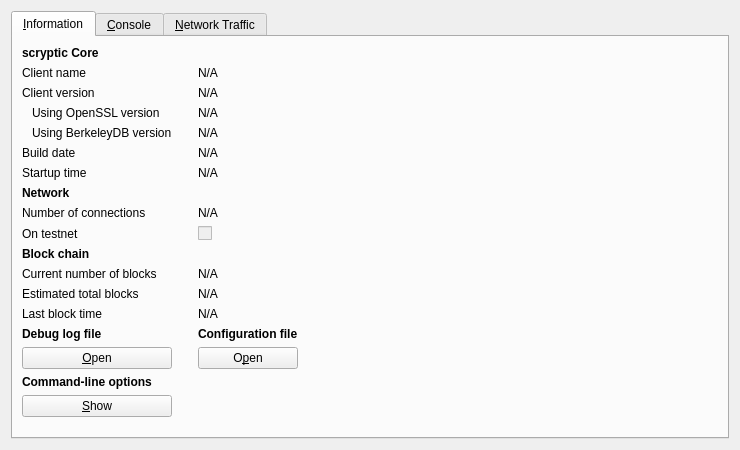
<?xml version="1.0" encoding="UTF-8"?>
<ui version="4.0">
 <class>RPCConsole</class>
 <widget class="QWidget" name="RPCConsole">
  <property name="geometry">
   <rect>
    <x>0</x>
    <y>0</y>
    <width>740</width>
    <height>450</height>
   </rect>
  </property>
  <property name="windowTitle">
   <string>scryptic - Debug window</string>
  </property>
  <layout class="QVBoxLayout" name="verticalLayout_2">
   <item>
    <widget class="QTabWidget" name="tabWidget">
     <property name="currentIndex">
      <number>0</number>
     </property>
     <widget class="QWidget" name="tab_info">
      <attribute name="title">
       <string>&amp;Information</string>
      </attribute>
      <layout class="QGridLayout" name="gridLayout">
       <item row="15" column="2">
        <widget class="QLabel" name="labelConfigfile">
         <property name="font">
          <font>
           <weight>75</weight>
           <bold>true</bold>
          </font>
         </property>
         <property name="text">
          <string>Configuration file</string>
         </property>
        </widget>
       </item>
       <item row="13" column="2">
        <widget class="QLabel" name="lastBlockTime">
         <property name="cursor">
          <cursorShape>IBeamCursor</cursorShape>
         </property>
         <property name="text">
          <string>N/A</string>
         </property>
         <property name="textFormat">
          <enum>Qt::PlainText</enum>
         </property>
         <property name="textInteractionFlags">
          <set>Qt::LinksAccessibleByMouse|Qt::TextSelectableByKeyboard|Qt::TextSelectableByMouse</set>
         </property>
        </widget>
       </item>
       <item row="11" column="0">
        <widget class="QLabel" name="label_3">
         <property name="text">
          <string>Current number of blocks</string>
         </property>
        </widget>
       </item>
       <item row="11" column="2">
        <widget class="QLabel" name="numberOfBlocks">
         <property name="cursor">
          <cursorShape>IBeamCursor</cursorShape>
         </property>
         <property name="text">
          <string>N/A</string>
         </property>
         <property name="textFormat">
          <enum>Qt::PlainText</enum>
         </property>
         <property name="textInteractionFlags">
          <set>Qt::LinksAccessibleByMouse|Qt::TextSelectableByKeyboard|Qt::TextSelectableByMouse</set>
         </property>
        </widget>
       </item>
       <item row="17" column="0">
        <widget class="QLabel" name="labelCLOptions">
         <property name="font">
          <font>
           <weight>75</weight>
           <bold>true</bold>
          </font>
         </property>
         <property name="text">
          <string>Command-line options</string>
         </property>
        </widget>
       </item>
       <item row="16" column="0">
        <widget class="QPushButton" name="openDebugLogfileButton">
         <property name="toolTip">
          <string>Open the scryptic debug log file from the current data directory. This can take a few seconds for large log files.</string>
         </property>
         <property name="text">
          <string>&amp;Open</string>
         </property>
         <property name="autoDefault">
          <bool>false</bool>
         </property>
        </widget>
       </item>
       <item row="15" column="0">
        <widget class="QLabel" name="labelDebugLogfile">
         <property name="font">
          <font>
           <weight>75</weight>
           <bold>true</bold>
          </font>
         </property>
         <property name="text">
          <string>Debug log file</string>
         </property>
        </widget>
       </item>
       <item row="18" column="3" rowspan="2">
        <spacer name="horizontalSpacer">
         <property name="orientation">
          <enum>Qt::Horizontal</enum>
         </property>
         <property name="sizeHint" stdset="0">
          <size>
           <width>404</width>
           <height>20</height>
          </size>
         </property>
        </spacer>
       </item>
       <item row="19" column="1">
        <spacer name="verticalSpacer">
         <property name="orientation">
          <enum>Qt::Vertical</enum>
         </property>
         <property name="sizeHint" stdset="0">
          <size>
           <width>20</width>
           <height>40</height>
          </size>
         </property>
        </spacer>
       </item>
       <item row="18" column="0">
        <widget class="QPushButton" name="showCLOptionsButton">
         <property name="toolTip">
          <string>Show the scryptic-Qt help message to get a list with possible scryptic command-line options.</string>
         </property>
         <property name="text">
          <string>&amp;Show</string>
         </property>
         <property name="autoDefault">
          <bool>false</bool>
         </property>
        </widget>
       </item>
       <item row="13" column="0">
        <widget class="QLabel" name="label_2">
         <property name="text">
          <string>Last block time</string>
         </property>
        </widget>
       </item>
       <item row="7" column="0">
        <widget class="QLabel" name="label_11">
         <property name="font">
          <font>
           <weight>75</weight>
           <bold>true</bold>
          </font>
         </property>
         <property name="text">
          <string>Network</string>
         </property>
        </widget>
       </item>
       <item row="6" column="2">
        <widget class="QLabel" name="startupTime">
         <property name="cursor">
          <cursorShape>IBeamCursor</cursorShape>
         </property>
         <property name="text">
          <string>N/A</string>
         </property>
         <property name="textFormat">
          <enum>Qt::PlainText</enum>
         </property>
         <property name="textInteractionFlags">
          <set>Qt::LinksAccessibleByMouse|Qt::TextSelectableByKeyboard|Qt::TextSelectableByMouse</set>
         </property>
        </widget>
       </item>
       <item row="6" column="0">
        <widget class="QLabel" name="label_13">
         <property name="text">
          <string>Startup time</string>
         </property>
        </widget>
       </item>
       <item row="9" column="0">
        <widget class="QLabel" name="label_8">
         <property name="text">
          <string>On testnet</string>
         </property>
        </widget>
       </item>
       <item row="8" column="2">
        <widget class="QLabel" name="numberOfConnections">
         <property name="cursor">
          <cursorShape>IBeamCursor</cursorShape>
         </property>
         <property name="text">
          <string>N/A</string>
         </property>
         <property name="textFormat">
          <enum>Qt::PlainText</enum>
         </property>
         <property name="textInteractionFlags">
          <set>Qt::LinksAccessibleByMouse|Qt::TextSelectableByKeyboard|Qt::TextSelectableByMouse</set>
         </property>
        </widget>
       </item>
       <item row="8" column="0">
        <widget class="QLabel" name="label_7">
         <property name="text">
          <string>Number of connections</string>
         </property>
        </widget>
       </item>
       <item row="10" column="0">
        <widget class="QLabel" name="label_10">
         <property name="font">
          <font>
           <weight>75</weight>
           <bold>true</bold>
          </font>
         </property>
         <property name="text">
          <string>Block chain</string>
         </property>
        </widget>
       </item>
       <item row="9" column="2">
        <widget class="QCheckBox" name="isTestNet">
         <property name="enabled">
          <bool>false</bool>
         </property>
         <property name="text">
          <string/>
         </property>
        </widget>
       </item>
       <item row="12" column="0">
        <widget class="QLabel" name="label_4">
         <property name="text">
          <string>Estimated total blocks</string>
         </property>
        </widget>
       </item>
       <item row="12" column="2">
        <widget class="QLabel" name="totalBlocks">
         <property name="cursor">
          <cursorShape>IBeamCursor</cursorShape>
         </property>
         <property name="text">
          <string>N/A</string>
         </property>
         <property name="textFormat">
          <enum>Qt::PlainText</enum>
         </property>
         <property name="textInteractionFlags">
          <set>Qt::LinksAccessibleByMouse|Qt::TextSelectableByKeyboard|Qt::TextSelectableByMouse</set>
         </property>
        </widget>
       </item>
       <item row="2" column="2">
        <widget class="QLabel" name="clientVersion">
         <property name="cursor">
          <cursorShape>IBeamCursor</cursorShape>
         </property>
         <property name="text">
          <string>N/A</string>
         </property>
         <property name="textFormat">
          <enum>Qt::PlainText</enum>
         </property>
         <property name="textInteractionFlags">
          <set>Qt::LinksAccessibleByMouse|Qt::TextSelectableByKeyboard|Qt::TextSelectableByMouse</set>
         </property>
        </widget>
       </item>
       <item row="4" column="0">
        <widget class="QLabel" name="label_berkeleyDBVersion">
         <property name="text">
          <string>Using BerkeleyDB version</string>
         </property>
         <property name="indent">
          <number>10</number>
         </property>
        </widget>
       </item>
       <item row="3" column="0">
        <widget class="QLabel" name="label_14">
         <property name="text">
          <string>Using OpenSSL version</string>
         </property>
         <property name="indent">
          <number>10</number>
         </property>
        </widget>
       </item>
       <item row="3" column="2">
        <widget class="QLabel" name="openSSLVersion">
         <property name="cursor">
          <cursorShape>IBeamCursor</cursorShape>
         </property>
         <property name="text">
          <string>N/A</string>
         </property>
         <property name="textFormat">
          <enum>Qt::PlainText</enum>
         </property>
         <property name="textInteractionFlags">
          <set>Qt::LinksAccessibleByMouse|Qt::TextSelectableByKeyboard|Qt::TextSelectableByMouse</set>
         </property>
        </widget>
       </item>
       <item row="4" column="2">
        <widget class="QLabel" name="berkeleyDBVersion">
         <property name="cursor">
          <cursorShape>IBeamCursor</cursorShape>
         </property>
         <property name="text">
          <string>N/A</string>
         </property>
         <property name="textFormat">
          <enum>Qt::PlainText</enum>
         </property>
         <property name="textInteractionFlags">
          <set>Qt::LinksAccessibleByMouse|Qt::TextSelectableByKeyboard|Qt::TextSelectableByMouse</set>
         </property>
        </widget>
       </item>
       <item row="5" column="0">
        <widget class="QLabel" name="label_12">
         <property name="text">
          <string>Build date</string>
         </property>
        </widget>
       </item>
       <item row="5" column="2">
        <widget class="QLabel" name="buildDate">
         <property name="cursor">
          <cursorShape>IBeamCursor</cursorShape>
         </property>
         <property name="text">
          <string>N/A</string>
         </property>
         <property name="textFormat">
          <enum>Qt::PlainText</enum>
         </property>
         <property name="textInteractionFlags">
          <set>Qt::LinksAccessibleByMouse|Qt::TextSelectableByKeyboard|Qt::TextSelectableByMouse</set>
         </property>
        </widget>
       </item>
       <item row="2" column="0">
        <widget class="QLabel" name="label_6">
         <property name="text">
          <string>Client version</string>
         </property>
        </widget>
       </item>
       <item row="0" column="0">
        <widget class="QLabel" name="label_9">
         <property name="font">
          <font>
           <weight>75</weight>
           <bold>true</bold>
          </font>
         </property>
         <property name="text">
          <string>scryptic Core</string>
         </property>
        </widget>
       </item>
       <item row="1" column="2">
        <widget class="QLabel" name="clientName">
         <property name="cursor">
          <cursorShape>IBeamCursor</cursorShape>
         </property>
         <property name="text">
          <string>N/A</string>
         </property>
         <property name="textFormat">
          <enum>Qt::PlainText</enum>
         </property>
         <property name="textInteractionFlags">
          <set>Qt::LinksAccessibleByMouse|Qt::TextSelectableByKeyboard|Qt::TextSelectableByMouse</set>
         </property>
        </widget>
       </item>
       <item row="1" column="0">
        <widget class="QLabel" name="label_5">
         <property name="text">
          <string>Client name</string>
         </property>
        </widget>
       </item>
       <item row="14" column="2">
        <spacer name="verticalSpacer_2">
         <property name="orientation">
          <enum>Qt::Vertical</enum>
         </property>
         <property name="sizeHint" stdset="0">
          <size>
           <width>20</width>
           <height>20</height>
          </size>
         </property>
        </spacer>
       </item>
       <item row="16" column="2">
        <widget class="QPushButton" name="openConfigurationfileButton">
         <property name="toolTip">
          <string>Open the scryptic configuration file from the current data directory.</string>
         </property>
         <property name="text">
          <string>O&amp;pen</string>
         </property>
         <property name="autoDefault">
          <bool>false</bool>
         </property>
        </widget>
       </item>
      </layout>
     </widget>
     <widget class="QWidget" name="tab_console">
      <attribute name="title">
       <string>&amp;Console</string>
      </attribute>
      <layout class="QVBoxLayout" name="verticalLayout_3">
       <property name="spacing">
        <number>3</number>
       </property>
       <item>
        <widget class="QTextEdit" name="messagesWidget">
         <property name="minimumSize">
          <size>
           <width>0</width>
           <height>100</height>
          </size>
         </property>
         <property name="readOnly">
          <bool>true</bool>
         </property>
         <property name="tabKeyNavigation" stdset="0">
          <bool>false</bool>
         </property>
         <property name="columnCount" stdset="0">
          <number>2</number>
         </property>
        </widget>
       </item>
       <item>
        <layout class="QHBoxLayout" name="horizontalLayout">
         <property name="spacing">
          <number>3</number>
         </property>
         <item>
          <widget class="QLabel" name="label">
           <property name="text">
            <string notr="true">&gt;</string>
           </property>
          </widget>
         </item>
         <item>
          <widget class="QLineEdit" name="lineEdit"/>
         </item>
         <item>
          <widget class="QPushButton" name="clearButton">
           <property name="maximumSize">
            <size>
             <width>24</width>
             <height>24</height>
            </size>
           </property>
           <property name="toolTip">
            <string>Clear console</string>
           </property>
           <property name="text">
            <string/>
           </property>
           <property name="icon">
            <iconset resource="../bitcoin.qrc">
             <normaloff>:/icons/remove</normaloff>:/icons/remove</iconset>
           </property>
           <property name="shortcut">
            <string notr="true">Ctrl+L</string>
           </property>
           <property name="autoDefault">
            <bool>false</bool>
           </property>
          </widget>
         </item>
        </layout>
       </item>
      </layout>
     </widget>
     <widget class="QWidget" name="tab_nettraffic">
      <attribute name="title">
       <string>&amp;Network Traffic</string>
      </attribute>
      <layout class="QHBoxLayout" name="horizontalLayout_3">
       <item>
        <layout class="QVBoxLayout" name="verticalLayout_4">
         <item>
          <widget class="TrafficGraphWidget" name="trafficGraph" native="true">
           <property name="sizePolicy">
            <sizepolicy hsizetype="Expanding" vsizetype="Expanding">
             <horstretch>0</horstretch>
             <verstretch>0</verstretch>
            </sizepolicy>
           </property>
          </widget>
         </item>
         <item>
          <layout class="QHBoxLayout" name="horizontalLayout_2">
           <item>
            <widget class="QSlider" name="sldGraphRange">
             <property name="minimum">
              <number>1</number>
             </property>
             <property name="maximum">
              <number>288</number>
             </property>
             <property name="pageStep">
              <number>12</number>
             </property>
             <property name="value">
              <number>6</number>
             </property>
             <property name="orientation">
              <enum>Qt::Horizontal</enum>
             </property>
            </widget>
           </item>
           <item>
            <widget class="QLabel" name="lblGraphRange">
             <property name="minimumSize">
              <size>
               <width>100</width>
               <height>0</height>
              </size>
             </property>
             <property name="alignment">
              <set>Qt::AlignCenter</set>
             </property>
            </widget>
           </item>
           <item>
            <widget class="QPushButton" name="btnClearTrafficGraph">
             <property name="text">
              <string>&amp;Clear</string>
             </property>
             <property name="autoDefault">
              <bool>false</bool>
             </property>
            </widget>
           </item>
          </layout>
         </item>
        </layout>
       </item>
       <item>
        <layout class="QVBoxLayout" name="verticalLayout">
         <item>
          <widget class="QGroupBox" name="groupBox">
           <property name="title">
            <string>Totals</string>
           </property>
           <layout class="QVBoxLayout" name="verticalLayout_5">
            <item>
             <layout class="QHBoxLayout" name="horizontalLayout_4">
              <item>
               <widget class="Line" name="line">
                <property name="sizePolicy">
                 <sizepolicy hsizetype="Fixed" vsizetype="Fixed">
                  <horstretch>0</horstretch>
                  <verstretch>0</verstretch>
                 </sizepolicy>
                </property>
                <property name="minimumSize">
                 <size>
                  <width>10</width>
                  <height>0</height>
                 </size>
                </property>
                <property name="palette">
                 <palette>
                  <active>
                   <colorrole role="Light">
                    <brush brushstyle="SolidPattern">
                     <color alpha="255">
                      <red>0</red>
                      <green>255</green>
                      <blue>0</blue>
                     </color>
                    </brush>
                   </colorrole>
                  </active>
                  <inactive>
                   <colorrole role="Light">
                    <brush brushstyle="SolidPattern">
                     <color alpha="255">
                      <red>0</red>
                      <green>255</green>
                      <blue>0</blue>
                     </color>
                    </brush>
                   </colorrole>
                  </inactive>
                  <disabled>
                   <colorrole role="Light">
                    <brush brushstyle="SolidPattern">
                     <color alpha="255">
                      <red>0</red>
                      <green>255</green>
                      <blue>0</blue>
                     </color>
                    </brush>
                   </colorrole>
                  </disabled>
                 </palette>
                </property>
                <property name="orientation">
                 <enum>Qt::Horizontal</enum>
                </property>
               </widget>
              </item>
              <item>
               <widget class="QLabel" name="label_16">
                <property name="text">
                 <string>Received:</string>
                </property>
               </widget>
              </item>
              <item>
               <widget class="QLabel" name="lblBytesIn">
                <property name="minimumSize">
                 <size>
                  <width>50</width>
                  <height>0</height>
                 </size>
                </property>
                <property name="alignment">
                 <set>Qt::AlignRight|Qt::AlignTrailing|Qt::AlignVCenter</set>
                </property>
               </widget>
              </item>
             </layout>
            </item>
            <item>
             <layout class="QHBoxLayout" name="horizontalLayout_5">
              <item>
               <widget class="Line" name="line_2">
                <property name="sizePolicy">
                 <sizepolicy hsizetype="Fixed" vsizetype="Fixed">
                  <horstretch>0</horstretch>
                  <verstretch>0</verstretch>
                 </sizepolicy>
                </property>
                <property name="minimumSize">
                 <size>
                  <width>10</width>
                  <height>0</height>
                 </size>
                </property>
                <property name="palette">
                 <palette>
                  <active>
                   <colorrole role="Light">
                    <brush brushstyle="SolidPattern">
                     <color alpha="255">
                      <red>255</red>
                      <green>0</green>
                      <blue>0</blue>
                     </color>
                    </brush>
                   </colorrole>
                  </active>
                  <inactive>
                   <colorrole role="Light">
                    <brush brushstyle="SolidPattern">
                     <color alpha="255">
                      <red>255</red>
                      <green>0</green>
                      <blue>0</blue>
                     </color>
                    </brush>
                   </colorrole>
                  </inactive>
                  <disabled>
                   <colorrole role="Light">
                    <brush brushstyle="SolidPattern">
                     <color alpha="255">
                      <red>255</red>
                      <green>0</green>
                      <blue>0</blue>
                     </color>
                    </brush>
                   </colorrole>
                  </disabled>
                 </palette>
                </property>
                <property name="orientation">
                 <enum>Qt::Horizontal</enum>
                </property>
               </widget>
              </item>
              <item>
               <widget class="QLabel" name="label_17">
                <property name="text">
                 <string>Sent:</string>
                </property>
               </widget>
              </item>
              <item>
               <widget class="QLabel" name="lblBytesOut">
                <property name="minimumSize">
                 <size>
                  <width>50</width>
                  <height>0</height>
                 </size>
                </property>
                <property name="alignment">
                 <set>Qt::AlignRight|Qt::AlignTrailing|Qt::AlignVCenter</set>
                </property>
               </widget>
              </item>
             </layout>
            </item>
            <item>
             <spacer name="verticalSpacer_4">
              <property name="orientation">
               <enum>Qt::Vertical</enum>
              </property>
              <property name="sizeHint" stdset="0">
               <size>
                <width>20</width>
                <height>407</height>
               </size>
              </property>
             </spacer>
            </item>
           </layout>
          </widget>
         </item>
        </layout>
       </item>
      </layout>
     </widget>
    </widget>
   </item>
  </layout>
 </widget>
 <customwidgets>
  <customwidget>
   <class>TrafficGraphWidget</class>
   <extends>QWidget</extends>
   <header>trafficgraphwidget.h</header>
   <container>1</container>
   <slots>
    <slot>clear()</slot>
   </slots>
  </customwidget>
 </customwidgets>
 <resources>
  <include location="../bitcoin.qrc"/>
 </resources>
 <connections/>
</ui>
